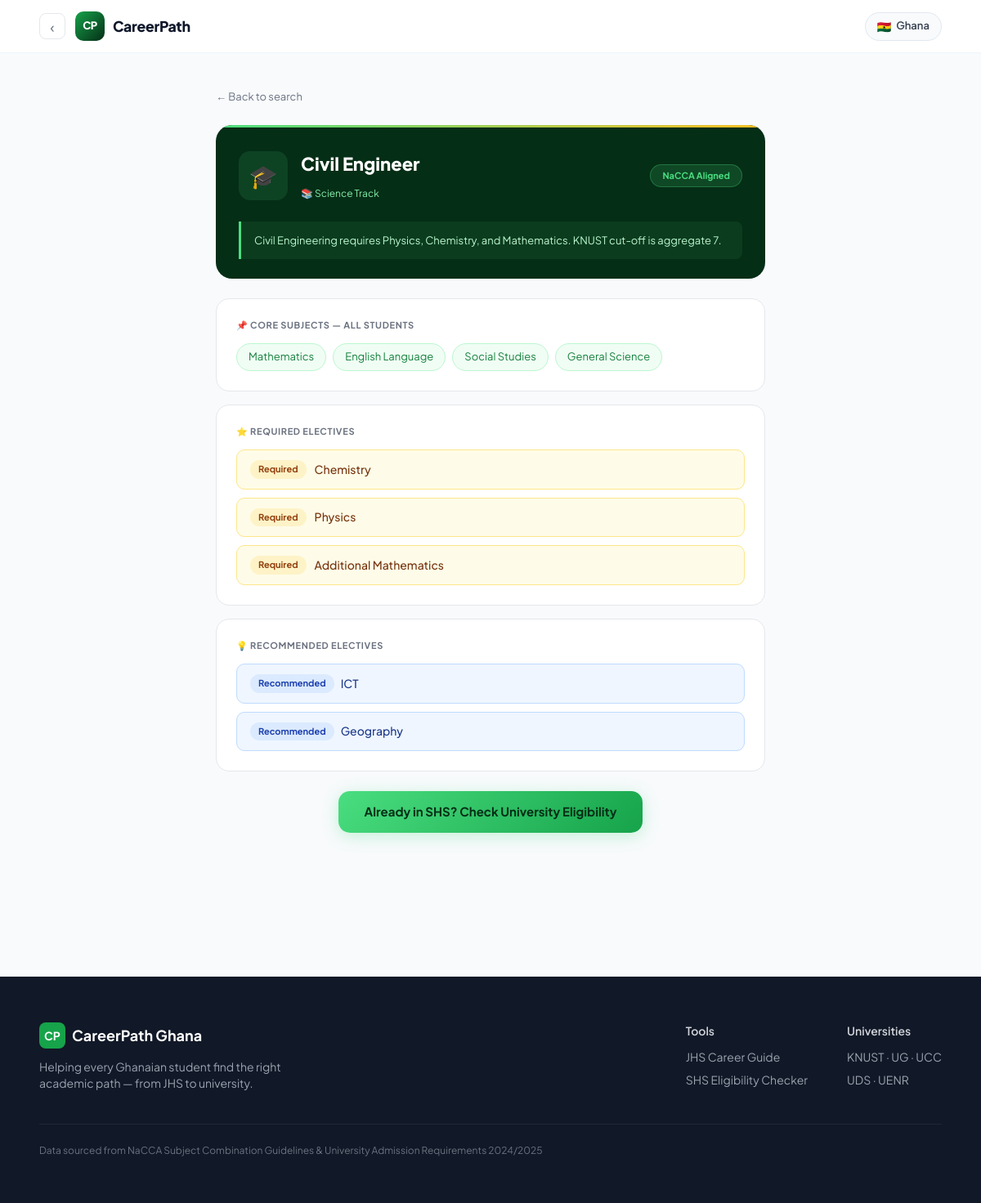
Page /jhs-guide/career/102/ on the committed database.
### careers/models.py (models this page shows, shortened)
class Career(models.Model):
    name = models.CharField(max_length=150)
    icon = models.CharField(max_length=50, default='🎯')
    description = models.TextField(blank=True)
    keywords = models.TextField(help_text='Comma-separated keywords for NLP matching')
    learning_area = models.ForeignKey(LearningArea, on_delete=models.SET_NULL, null=True)
    core_subjects = models.ManyToManyField(Subject, related_name='career_core', blank=True)
    mandatory_electives = models.ManyToManyField(Subject, related_name='career_mandatory', blank=True)
    recommended_electives = models.ManyToManyField(Subject, related_name='career_recommended', blank=True)
    why_text = models.TextField(blank=True, help_text='Explanation shown to student')
    created_at = models.DateTimeField(auto_now_add=True)

class LearningArea(models.Model):
    SCHOOL_TYPE_CHOICES = [
        ('SHS', 'Senior High School'),
        ('STEM', 'STEM School'),
        ('BOTH', 'Both'),
    ]
    name = models.CharField(max_length=100)
    school_type = models.CharField(max_length=4, choices=SCHOOL_TYPE_CHOICES, default='SHS')
    description = models.TextField(blank=True)

class Subject(models.Model):
    GROUP_CHOICES = [
        ('A', 'Core'),
        ('B', 'Learning Area Elective'),
        ('C', 'Related Learning Area Elective'),
        ('D', 'Other Elective'),
    ]
    name = models.CharField(max_length=100)
    group = models.CharField(max_length=1, choices=GROUP_CHOICES)
    learning_area = models.ForeignKey(LearningArea, on_delete=models.CASCADE, related_name='subjects', null=True, blank=True)
    is_mandatory = models.BooleanField(default=False)
    is_externally_examinable = models.BooleanField(default=True)
    description = models.TextField(blank=True)

### frontend/views.py (the view)
# urls.py: path('jhs-guide/career/<int:career_id>/', views.career_detail, name='career_detail'),
def career_detail(request, career_id):
    from careers.models import Career
    career = Career.objects.prefetch_related("core_subjects","mandatory_electives","recommended_electives").get(id=career_id)
    return render(request, "frontend/career_detail.html", {"career": career})

### frontend/templates/frontend/career_detail.html (shortened to what this page needs)
{% extends 'frontend/base.html' %}
{% block content %}
<div style="position:relative;min-height:100vh;">
  <div style="max-width:720px;margin:0 auto;padding:40px 24px 80px;">
    <a href="/jhs-guide/" style="display:inline-flex;align-items:center;gap:6px;font-size:13px;color:#6b7280;text-decoration:none;margin-bottom:24px;">
      ← Back to search
    </a>
    <div style="background:#052e16;border-radius:20px;overflow:hidden;margin-bottom:24px;">
      <div style="height:3px;background:linear-gradient(90deg,#4ade80,#fbbf24);"></div>
      <div style="padding:28px 28px 24px;display:flex;align-items:center;justify-content:space-between;flex-wrap:wrap;gap:12px;">
        <div style="display:flex;align-items:center;gap:16px;">
          <div style="width:60px;height:60px;background:rgba(74,222,128,0.12);border-radius:14px;display:flex;align-items:center;justify-content:center;font-size:28px;">
            {% if career.icon == 'stethoscope' %}🩺
            {% elif career.icon == 'gavel' %}⚖️
            {% elif career.icon == 'laptop' %}💻
            {% elif career.icon == 'flask' %}🧪
            {% elif career.icon == 'palette' %}🎨
            {% elif career.icon == 'briefcase' %}💼
            {% elif career.icon == 'hard hat' %}👷
            {% elif career.icon == 'calculator' %}🧮
            {% elif career.icon == 'pen' %}✏️
            {% elif career.icon == 'globe' %}🌍
            {% else %}🎓
            {% endif %}
          </div>
          <div>
            <h1 style="font-size:22px;font-weight:800;color:#fff;margin:0 0 6px;">{{ career.name }}</h1>
            <span style="font-size:12px;color:#86efac;">📚 {{ career.learning_area.name }} Track</span>
          </div>
        </div>
        <span style="font-size:11px;font-weight:700;background:rgba(74,222,128,0.15);color:#4ade80;border:1px solid rgba(74,222,128,0.3);padding:5px 14px;border-radius:100px;">NaCCA Aligned</span>
      </div>
      <div style="padding:0 28px 24px;">
        <div style="background:rgba(74,222,128,0.08);border-left:3px solid #4ade80;border-radius:0 8px 8px 0;padding:12px 16px;font-size:13px;color:#bbf7d0;line-height:1.7;">
          {{ career.why_text }}
        </div>
      </div>
    </div>
    <div style="background:#fff;border-radius:16px;border:1px solid #e5e7eb;padding:24px;margin-bottom:16px;">
      <p style="font-size:11px;font-weight:700;color:#6b7280;text-transform:uppercase;letter-spacing:0.06em;margin:0 0 14px;">📌 Core Subjects — All Students</p>
      <div style="display:flex;flex-wrap:wrap;gap:8px;">
        {% for s in career.core_subjects.all %}
        <span style="font-size:13px;background:#f0fdf4;color:#15803d;border:1px solid #bbf7d0;padding:6px 14px;border-radius:100px;">{{ s.name }}</span>
        {% endfor %}
      </div>
    </div>
    <div style="background:#fff;border-radius:16px;border:1px solid #e5e7eb;padding:24px;margin-bottom:16px;">
      <p style="font-size:11px;font-weight:700;color:#6b7280;text-transform:uppercase;letter-spacing:0.06em;margin:0 0 14px;">⭐ Required Electives</p>
      <div style="display:flex;flex-direction:column;gap:10px;">
        {% for s in career.mandatory_electives.all %}
        <div style="display:flex;align-items:center;gap:10px;background:#fefce8;border:1px solid #fde68a;border-radius:10px;padding:12px 16px;">
          <span style="font-size:11px;font-weight:700;background:#fef3c7;color:#92400e;padding:3px 10px;border-radius:100px;flex-shrink:0;">Required</span>
          <span style="font-size:14px;color:#78350f;font-weight:500;">{{ s.name }}</span>
        </div>
        {% endfor %}
      </div>
    </div>
    <div style="background:#fff;border-radius:16px;border:1px solid #e5e7eb;padding:24px;margin-bottom:24px;">
      <p style="font-size:11px;font-weight:700;color:#6b7280;text-transform:uppercase;letter-spacing:0.06em;margin:0 0 14px;">💡 Recommended Electives</p>
      <div style="display:flex;flex-direction:column;gap:10px;">
        {% for s in career.recommended_electives.all %}
        <div style="background:#eff6ff;border:1px solid #bfdbfe;border-radius:10px;padding:12px 16px;">
          <div style="display:flex;align-items:center;gap:8px;">
            <span style="font-size:11px;font-weight:700;background:#dbeafe;color:#1e40af;padding:3px 10px;border-radius:100px;flex-shrink:0;">Recommended</span>
            <span style="font-size:14px;color:#1e3a8a;font-weight:500;">{{ s.name }}</span>
          </div>
        </div>
        {% endfor %}
      </div>
    </div>
    <div style="text-align:center;">
      <a href="/shs-eligibility/" style="display:inline-flex;align-items:center;gap:8px;background:linear-gradient(135deg,#4ade80,#16a34a);color:#052e16;font-weight:700;padding:14px 32px;border-radius:14px;text-decoration:none;font-size:15px;box-shadow:0 4px 20px rgba(74,222,128,0.3);">
           Already in SHS? Check University Eligibility
      </a>
    </div>
  </div>
</div>
{% endblock %}

### frontend/templates/frontend/base.html (style rules this page uses)
:root { --green: #16a34a; --green-dark: #14532d; --green-light: #dcfce7; --gold: #d97706; --gold-light: #fef3c7; --ink: #0f172a; --muted: #64748b; --surface: #f8fafc; }
* { box-sizing: border-box; }
body { font-family: 'Plus Jakarta Sans', sans-serif; background: var(--surface); color: var(--ink); }

### rows in the picture
Career: name "Civil Engineer", learning_area.name "Science", why_text "Civil Engineering requires Physics, Chemistry, and Mathematics. KNUST cut-off is aggregate 7."
Subject: name "Mathematics"
Subject: name "English Language"
Subject: name "Social Studies"
Subject: name "General Science"
Subject: name "Chemistry"
Subject: name "Physics"
Subject: name "Additional Mathematics"
Subject: name "ICT"
Subject: name "Geography"
